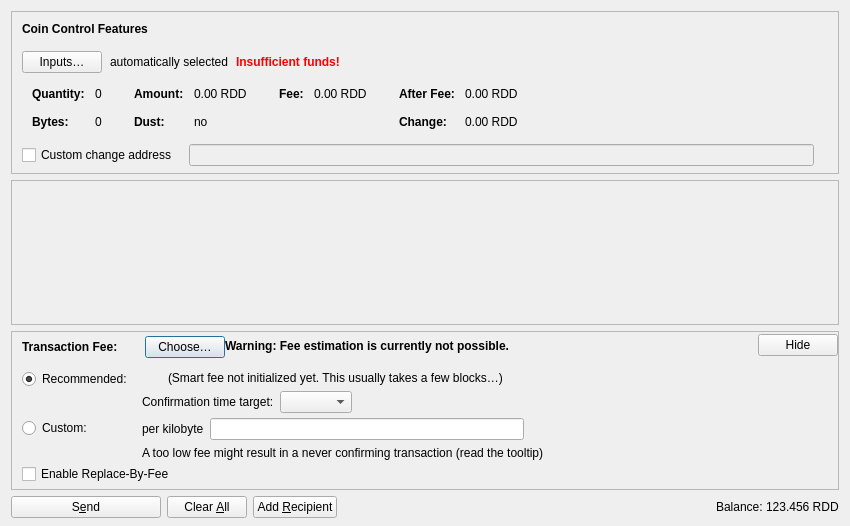
<?xml version="1.0" encoding="UTF-8"?>
<ui version="4.0">
 <class>SendCoinsDialog</class>
 <widget class="QDialog" name="SendCoinsDialog">
  <property name="geometry">
   <rect>
    <x>0</x>
    <y>0</y>
    <width>850</width>
    <height>526</height>
   </rect>
  </property>
  <property name="windowTitle">
   <string>Send Coins</string>
  </property>
  <layout class="QVBoxLayout" name="verticalLayout" stretch="0,1,0,0">
   <property name="bottomMargin">
    <number>8</number>
   </property>
   <item>
    <widget class="QFrame" name="frameCoinControl">
     <property name="sizePolicy">
      <sizepolicy hsizetype="Expanding" vsizetype="Expanding">
       <horstretch>0</horstretch>
       <verstretch>0</verstretch>
      </sizepolicy>
     </property>
     <property name="maximumSize">
      <size>
       <width>16777215</width>
       <height>16777215</height>
      </size>
     </property>
     <property name="frameShape">
      <enum>QFrame::StyledPanel</enum>
     </property>
     <property name="frameShadow">
      <enum>QFrame::Sunken</enum>
     </property>
     <layout class="QVBoxLayout" name="verticalLayoutCoinControl2">
      <property name="spacing">
       <number>0</number>
      </property>
      <property name="leftMargin">
       <number>0</number>
      </property>
      <property name="topMargin">
       <number>0</number>
      </property>
      <property name="rightMargin">
       <number>0</number>
      </property>
      <property name="bottomMargin">
       <number>6</number>
      </property>
      <item>
       <layout class="QVBoxLayout" name="verticalLayoutCoinControl" stretch="0,0,0,0,1">
        <property name="spacing">
         <number>0</number>
        </property>
        <property name="leftMargin">
         <number>10</number>
        </property>
        <property name="topMargin">
         <number>10</number>
        </property>
        <item>
         <layout class="QHBoxLayout" name="horizontalLayoutCoinControl1">
          <property name="bottomMargin">
           <number>15</number>
          </property>
          <item>
           <widget class="QLabel" name="labelCoinControlFeatures">
            <property name="sizePolicy">
             <sizepolicy hsizetype="Preferred" vsizetype="Maximum">
              <horstretch>0</horstretch>
              <verstretch>0</verstretch>
             </sizepolicy>
            </property>
            <property name="font">
             <font>
              <weight>75</weight>
              <bold>true</bold>
             </font>
            </property>
            <property name="styleSheet">
             <string notr="true">font-weight:bold;</string>
            </property>
            <property name="text">
             <string>Coin Control Features</string>
            </property>
           </widget>
          </item>
         </layout>
        </item>
        <item>
         <layout class="QHBoxLayout" name="horizontalLayoutCoinControl2" stretch="0,0,0,0">
          <property name="spacing">
           <number>8</number>
          </property>
          <property name="bottomMargin">
           <number>10</number>
          </property>
          <item>
           <widget class="QPushButton" name="pushButtonCoinControl">
            <property name="styleSheet">
             <string notr="true"/>
            </property>
            <property name="text">
             <string>Inputs…</string>
            </property>
            <property name="autoDefault">
             <bool>false</bool>
            </property>
           </widget>
          </item>
          <item>
           <widget class="QLabel" name="labelCoinControlAutomaticallySelected">
            <property name="text">
             <string>automatically selected</string>
            </property>
            <property name="margin">
             <number>5</number>
            </property>
           </widget>
          </item>
          <item>
           <widget class="QLabel" name="labelCoinControlInsuffFunds">
            <property name="font">
             <font>
              <weight>75</weight>
              <bold>true</bold>
             </font>
            </property>
            <property name="styleSheet">
             <string notr="true">color:red;font-weight:bold;</string>
            </property>
            <property name="text">
             <string>Insufficient funds!</string>
            </property>
            <property name="margin">
             <number>5</number>
            </property>
           </widget>
          </item>
          <item>
           <spacer name="horizontalSpacerCoinControl">
            <property name="orientation">
             <enum>Qt::Horizontal</enum>
            </property>
            <property name="sizeHint" stdset="0">
             <size>
              <width>40</width>
              <height>1</height>
             </size>
            </property>
           </spacer>
          </item>
         </layout>
        </item>
        <item>
         <widget class="QWidget" name="widgetCoinControl" native="true">
          <property name="sizePolicy">
           <sizepolicy hsizetype="Preferred" vsizetype="Preferred">
            <horstretch>0</horstretch>
            <verstretch>0</verstretch>
           </sizepolicy>
          </property>
          <property name="minimumSize">
           <size>
            <width>0</width>
            <height>0</height>
           </size>
          </property>
          <property name="styleSheet">
           <string notr="true"/>
          </property>
          <layout class="QHBoxLayout" name="horizontalLayoutCoinControl5">
           <property name="leftMargin">
            <number>0</number>
           </property>
           <property name="topMargin">
            <number>0</number>
           </property>
           <property name="rightMargin">
            <number>0</number>
           </property>
           <property name="bottomMargin">
            <number>0</number>
           </property>
           <item>
            <layout class="QHBoxLayout" name="horizontalLayoutCoinControl3" stretch="0,0,0,1">
             <property name="spacing">
              <number>20</number>
             </property>
             <property name="topMargin">
              <number>0</number>
             </property>
             <property name="bottomMargin">
              <number>10</number>
             </property>
             <item>
              <layout class="QFormLayout" name="formLayoutCoinControl1">
               <property name="horizontalSpacing">
                <number>10</number>
               </property>
               <property name="verticalSpacing">
                <number>14</number>
               </property>
               <property name="leftMargin">
                <number>10</number>
               </property>
               <property name="topMargin">
                <number>4</number>
               </property>
               <property name="rightMargin">
                <number>6</number>
               </property>
               <item row="0" column="0">
                <widget class="QLabel" name="labelCoinControlQuantityText">
                 <property name="font">
                  <font>
                   <weight>75</weight>
                   <bold>true</bold>
                  </font>
                 </property>
                 <property name="text">
                  <string>Quantity:</string>
                 </property>
                 <property name="margin">
                  <number>0</number>
                 </property>
                </widget>
               </item>
               <item row="0" column="1">
                <widget class="QLabel" name="labelCoinControlQuantity">
                 <property name="cursor">
                  <cursorShape>IBeamCursor</cursorShape>
                 </property>
                 <property name="contextMenuPolicy">
                  <enum>Qt::ActionsContextMenu</enum>
                 </property>
                 <property name="text">
                  <string notr="true">0</string>
                 </property>
                 <property name="margin">
                  <number>0</number>
                 </property>
                 <property name="textInteractionFlags">
                  <set>Qt::LinksAccessibleByMouse|Qt::TextSelectableByKeyboard|Qt::TextSelectableByMouse</set>
                 </property>
                </widget>
               </item>
               <item row="1" column="0">
                <widget class="QLabel" name="labelCoinControlBytesText">
                 <property name="font">
                  <font>
                   <weight>75</weight>
                   <bold>true</bold>
                  </font>
                 </property>
                 <property name="text">
                  <string>Bytes:</string>
                 </property>
                </widget>
               </item>
               <item row="1" column="1">
                <widget class="QLabel" name="labelCoinControlBytes">
                 <property name="cursor">
                  <cursorShape>IBeamCursor</cursorShape>
                 </property>
                 <property name="contextMenuPolicy">
                  <enum>Qt::ActionsContextMenu</enum>
                 </property>
                 <property name="text">
                  <string notr="true">0</string>
                 </property>
                 <property name="textInteractionFlags">
                  <set>Qt::LinksAccessibleByMouse|Qt::TextSelectableByKeyboard|Qt::TextSelectableByMouse</set>
                 </property>
                </widget>
               </item>
              </layout>
             </item>
             <item>
              <layout class="QFormLayout" name="formLayoutCoinControl2">
               <property name="horizontalSpacing">
                <number>10</number>
               </property>
               <property name="verticalSpacing">
                <number>14</number>
               </property>
               <property name="leftMargin">
                <number>6</number>
               </property>
               <property name="topMargin">
                <number>4</number>
               </property>
               <property name="rightMargin">
                <number>6</number>
               </property>
               <item row="0" column="0">
                <widget class="QLabel" name="labelCoinControlAmountText">
                 <property name="font">
                  <font>
                   <weight>75</weight>
                   <bold>true</bold>
                  </font>
                 </property>
                 <property name="text">
                  <string>Amount:</string>
                 </property>
                 <property name="margin">
                  <number>0</number>
                 </property>
                </widget>
               </item>
               <item row="0" column="1">
                <widget class="QLabel" name="labelCoinControlAmount">
                 <property name="cursor">
                  <cursorShape>IBeamCursor</cursorShape>
                 </property>
                 <property name="contextMenuPolicy">
                  <enum>Qt::ActionsContextMenu</enum>
                 </property>
                 <property name="text">
                  <string notr="true">0.00 RDD</string>
                 </property>
                 <property name="textInteractionFlags">
                  <set>Qt::LinksAccessibleByMouse|Qt::TextSelectableByKeyboard|Qt::TextSelectableByMouse</set>
                 </property>
                </widget>
               </item>
               <item row="1" column="0">
                <widget class="QLabel" name="labelCoinControlLowOutputText">
                 <property name="font">
                  <font>
                   <weight>75</weight>
                   <bold>true</bold>
                  </font>
                 </property>
                 <property name="text">
                  <string>Dust:</string>
                 </property>
                </widget>
               </item>
               <item row="1" column="1">
                <widget class="QLabel" name="labelCoinControlLowOutput">
                 <property name="cursor">
                  <cursorShape>IBeamCursor</cursorShape>
                 </property>
                 <property name="contextMenuPolicy">
                  <enum>Qt::ActionsContextMenu</enum>
                 </property>
                 <property name="text">
                  <string notr="true">no</string>
                 </property>
                 <property name="textInteractionFlags">
                  <set>Qt::LinksAccessibleByMouse|Qt::TextSelectableByKeyboard|Qt::TextSelectableByMouse</set>
                 </property>
                </widget>
               </item>
              </layout>
             </item>
             <item>
              <layout class="QFormLayout" name="formLayoutCoinControl3">
               <property name="horizontalSpacing">
                <number>10</number>
               </property>
               <property name="verticalSpacing">
                <number>14</number>
               </property>
               <property name="leftMargin">
                <number>6</number>
               </property>
               <property name="topMargin">
                <number>4</number>
               </property>
               <property name="rightMargin">
                <number>6</number>
               </property>
               <item row="0" column="0">
                <widget class="QLabel" name="labelCoinControlFeeText">
                 <property name="font">
                  <font>
                   <weight>75</weight>
                   <bold>true</bold>
                  </font>
                 </property>
                 <property name="text">
                  <string>Fee:</string>
                 </property>
                 <property name="margin">
                  <number>0</number>
                 </property>
                </widget>
               </item>
               <item row="0" column="1">
                <widget class="QLabel" name="labelCoinControlFee">
                 <property name="cursor">
                  <cursorShape>IBeamCursor</cursorShape>
                 </property>
                 <property name="contextMenuPolicy">
                  <enum>Qt::ActionsContextMenu</enum>
                 </property>
                 <property name="text">
                  <string notr="true">0.00 RDD</string>
                 </property>
                 <property name="textInteractionFlags">
                  <set>Qt::LinksAccessibleByMouse|Qt::TextSelectableByKeyboard|Qt::TextSelectableByMouse</set>
                 </property>
                </widget>
               </item>
              </layout>
             </item>
             <item>
              <layout class="QFormLayout" name="formLayoutCoinControl4">
               <property name="horizontalSpacing">
                <number>10</number>
               </property>
               <property name="verticalSpacing">
                <number>14</number>
               </property>
               <property name="leftMargin">
                <number>6</number>
               </property>
               <property name="topMargin">
                <number>4</number>
               </property>
               <property name="rightMargin">
                <number>6</number>
               </property>
               <item row="0" column="0">
                <widget class="QLabel" name="labelCoinControlAfterFeeText">
                 <property name="font">
                  <font>
                   <weight>75</weight>
                   <bold>true</bold>
                  </font>
                 </property>
                 <property name="text">
                  <string>After Fee:</string>
                 </property>
                 <property name="margin">
                  <number>0</number>
                 </property>
                </widget>
               </item>
               <item row="0" column="1">
                <widget class="QLabel" name="labelCoinControlAfterFee">
                 <property name="cursor">
                  <cursorShape>IBeamCursor</cursorShape>
                 </property>
                 <property name="contextMenuPolicy">
                  <enum>Qt::ActionsContextMenu</enum>
                 </property>
                 <property name="text">
                  <string notr="true">0.00 RDD</string>
                 </property>
                 <property name="textInteractionFlags">
                  <set>Qt::LinksAccessibleByMouse|Qt::TextSelectableByKeyboard|Qt::TextSelectableByMouse</set>
                 </property>
                </widget>
               </item>
               <item row="1" column="0">
                <widget class="QLabel" name="labelCoinControlChangeText">
                 <property name="font">
                  <font>
                   <weight>75</weight>
                   <bold>true</bold>
                  </font>
                 </property>
                 <property name="text">
                  <string>Change:</string>
                 </property>
                </widget>
               </item>
               <item row="1" column="1">
                <widget class="QLabel" name="labelCoinControlChange">
                 <property name="cursor">
                  <cursorShape>IBeamCursor</cursorShape>
                 </property>
                 <property name="contextMenuPolicy">
                  <enum>Qt::ActionsContextMenu</enum>
                 </property>
                 <property name="text">
                  <string notr="true">0.00 RDD</string>
                 </property>
                 <property name="textInteractionFlags">
                  <set>Qt::LinksAccessibleByMouse|Qt::TextSelectableByKeyboard|Qt::TextSelectableByMouse</set>
                 </property>
                </widget>
               </item>
              </layout>
             </item>
            </layout>
           </item>
          </layout>
         </widget>
        </item>
        <item>
         <layout class="QHBoxLayout" name="horizontalLayoutCoinControl4" stretch="0,0,0">
          <property name="spacing">
           <number>12</number>
          </property>
          <property name="sizeConstraint">
           <enum>QLayout::SetDefaultConstraint</enum>
          </property>
          <property name="topMargin">
           <number>5</number>
          </property>
          <property name="rightMargin">
           <number>5</number>
          </property>
          <item>
           <widget class="QCheckBox" name="checkBoxCoinControlChange">
            <property name="toolTip">
             <string>If this is activated, but the change address is empty or invalid, change will be sent to a newly generated address.</string>
            </property>
            <property name="text">
             <string>Custom change address</string>
            </property>
           </widget>
          </item>
          <item>
           <widget class="QValidatedLineEdit" name="lineEditCoinControlChange">
            <property name="enabled">
             <bool>false</bool>
            </property>
            <property name="sizePolicy">
             <sizepolicy hsizetype="Expanding" vsizetype="Fixed">
              <horstretch>0</horstretch>
              <verstretch>0</verstretch>
             </sizepolicy>
            </property>
           </widget>
          </item>
          <item>
           <widget class="QLabel" name="labelCoinControlChangeLabel">
            <property name="sizePolicy">
             <sizepolicy hsizetype="Preferred" vsizetype="Expanding">
              <horstretch>0</horstretch>
              <verstretch>0</verstretch>
             </sizepolicy>
            </property>
            <property name="minimumSize">
             <size>
              <width>0</width>
              <height>0</height>
             </size>
            </property>
            <property name="text">
             <string/>
            </property>
            <property name="margin">
             <number>3</number>
            </property>
           </widget>
          </item>
         </layout>
        </item>
        <item>
         <spacer name="verticalSpacerCoinControl">
          <property name="orientation">
           <enum>Qt::Vertical</enum>
          </property>
          <property name="sizeHint" stdset="0">
           <size>
            <width>800</width>
            <height>1</height>
           </size>
          </property>
         </spacer>
        </item>
       </layout>
      </item>
     </layout>
    </widget>
   </item>
   <item>
    <widget class="QScrollArea" name="scrollArea">
     <property name="widgetResizable">
      <bool>true</bool>
     </property>
     <widget class="QWidget" name="scrollAreaWidgetContents">
      <property name="geometry">
       <rect>
        <x>0</x>
        <y>0</y>
        <width>830</width>
        <height>104</height>
       </rect>
      </property>
      <layout class="QVBoxLayout" name="verticalLayout_2" stretch="0,1">
       <property name="leftMargin">
        <number>0</number>
       </property>
       <property name="topMargin">
        <number>0</number>
       </property>
       <property name="rightMargin">
        <number>0</number>
       </property>
       <property name="bottomMargin">
        <number>0</number>
       </property>
       <item>
        <layout class="QVBoxLayout" name="entries">
         <property name="spacing">
          <number>6</number>
         </property>
        </layout>
       </item>
       <item>
        <spacer name="verticalSpacer">
         <property name="orientation">
          <enum>Qt::Vertical</enum>
         </property>
         <property name="sizeHint" stdset="0">
          <size>
           <width>20</width>
           <height>40</height>
          </size>
         </property>
        </spacer>
       </item>
      </layout>
     </widget>
    </widget>
   </item>
   <item>
    <widget class="QFrame" name="frameFee">
     <property name="sizePolicy">
      <sizepolicy hsizetype="Expanding" vsizetype="Expanding">
       <horstretch>0</horstretch>
       <verstretch>0</verstretch>
      </sizepolicy>
     </property>
     <property name="maximumSize">
      <size>
       <width>16777215</width>
       <height>16777215</height>
      </size>
     </property>
     <property name="frameShape">
      <enum>QFrame::StyledPanel</enum>
     </property>
     <property name="frameShadow">
      <enum>QFrame::Sunken</enum>
     </property>
     <layout class="QVBoxLayout" name="verticalLayoutFee1">
      <property name="spacing">
       <number>0</number>
      </property>
      <property name="leftMargin">
       <number>0</number>
      </property>
      <property name="topMargin">
       <number>0</number>
      </property>
      <property name="rightMargin">
       <number>0</number>
      </property>
      <property name="bottomMargin">
       <number>0</number>
      </property>
      <item>
       <layout class="QVBoxLayout" name="verticalLayoutFee2" stretch="0,0,0">
        <property name="spacing">
         <number>0</number>
        </property>
        <property name="leftMargin">
         <number>10</number>
        </property>
        <property name="topMargin">
         <number>0</number>
        </property>
        <item>
         <layout class="QHBoxLayout" name="horizontalLayoutFee1">
          <property name="bottomMargin">
           <number>0</number>
          </property>
          <item>
           <layout class="QVBoxLayout" name="verticalLayoutFee7">
            <property name="spacing">
             <number>0</number>
            </property>
            <item>
             <spacer name="verticalSpacerSmartFee">
              <property name="orientation">
               <enum>Qt::Vertical</enum>
              </property>
              <property name="sizeType">
               <enum>QSizePolicy::Fixed</enum>
              </property>
              <property name="sizeHint" stdset="0">
               <size>
                <width>1</width>
                <height>4</height>
               </size>
              </property>
             </spacer>
            </item>
            <item>
             <layout class="QHBoxLayout" name="horizontalLayoutSmartFee">
              <property name="spacing">
               <number>10</number>
              </property>
              <item>
               <widget class="QLabel" name="labelFeeHeadline">
                <property name="sizePolicy">
                 <sizepolicy hsizetype="Preferred" vsizetype="Maximum">
                  <horstretch>0</horstretch>
                  <verstretch>0</verstretch>
                 </sizepolicy>
                </property>
                <property name="font">
                 <font>
                  <weight>75</weight>
                  <bold>true</bold>
                 </font>
                </property>
                <property name="styleSheet">
                 <string notr="true">font-weight:bold;</string>
                </property>
                <property name="text">
                 <string>Transaction Fee:</string>
                </property>
               </widget>
              </item>
              <item>
               <widget class="QLabel" name="labelFeeMinimized">
                <property name="text">
                 <string/>
                </property>
               </widget>
              </item>
              <item>
               <widget class="QPushButton" name="buttonChooseFee">
                <property name="text">
                 <string>Choose…</string>
                </property>
               </widget>
              </item>
             </layout>
            </item>
            <item>
             <spacer name="verticalSpacer_5">
              <property name="orientation">
               <enum>Qt::Vertical</enum>
              </property>
              <property name="sizeHint" stdset="0">
               <size>
                <width>1</width>
                <height>1</height>
               </size>
              </property>
             </spacer>
            </item>
           </layout>
          </item>
          <item>
           <widget class="QLabel" name="fallbackFeeWarningLabel">
            <property name="toolTip">
             <string>Using the fallbackfee can result in sending a transaction that will take several hours or days (or never) to confirm. Consider choosing your fee manually or wait until you have validated the complete chain.</string>
            </property>
            <property name="font">
            <font>
                <weight>75</weight>
                <bold>true</bold>
            </font>
            </property>
            <property name="text">
             <string>Warning: Fee estimation is currently not possible.</string>
            </property>
            <property name="wordWrap">
             <bool>false</bool>
            </property>
           </widget>
          </item>
          <item>
           <spacer name="horizontalSpacer_4">
            <property name="orientation">
             <enum>Qt::Horizontal</enum>
            </property>
            <property name="sizeType">
             <enum>QSizePolicy::MinimumExpanding</enum>
            </property>
            <property name="sizeHint" stdset="0">
             <size>
              <width>40</width>
              <height>20</height>
             </size>
            </property>
           </spacer>
          </item>
          <item>
           <widget class="QPushButton" name="buttonMinimizeFee">
            <property name="toolTip">
             <string>Hide transaction fee settings</string>
            </property>
            <property name="text">
             <string>Hide</string>
            </property>
           </widget>
          </item>
         </layout>
        </item>
        <item>
         <widget class="QFrame" name="frameFeeSelection">
          <layout class="QVBoxLayout" name="verticalLayoutFee12">
           <property name="spacing">
            <number>0</number>
           </property>
           <property name="leftMargin">
            <number>0</number>
           </property>
           <property name="topMargin">
            <number>0</number>
           </property>
           <property name="rightMargin">
            <number>0</number>
           </property>
           <property name="bottomMargin">
            <number>0</number>
           </property>
           <item>
            <layout class="QGridLayout" name="gridLayoutFee">
             <property name="topMargin">
              <number>10</number>
             </property>
             <property name="bottomMargin">
              <number>4</number>
             </property>
             <property name="horizontalSpacing">
              <number>10</number>
             </property>
             <property name="verticalSpacing">
              <number>4</number>
             </property>
             <item row="1" column="1">
              <layout class="QVBoxLayout" name="verticalLayoutFee8">
               <property name="spacing">
                <number>6</number>
               </property>
               <item>
                <layout class="QHBoxLayout" name="horizontalLayoutFee13">
                 <item>
                  <widget class="QLabel" name="labelCustomPerKilobyte">
                   <property name="toolTip">
                    <string>Specify a custom fee per kB (1,000 bytes) of the transaction's virtual size.

Note:  Since the fee is calculated on a per-byte basis, a fee rate of "100 satoshis per kvB" for a transaction size of 500 virtual bytes (half of 1 kvB) would ultimately yield a fee of only 50 satoshis.</string>
                   </property>
                   <property name="text">
                    <string>per kilobyte</string>
                   </property>
                  </widget>
                 </item>
                 <item>
                  <widget class="BitcoinAmountField" name="customFee"/>
                 </item>
                 <item>
                  <spacer name="horizontalSpacer_6">
                   <property name="orientation">
                    <enum>Qt::Horizontal</enum>
                   </property>
                   <property name="sizeHint" stdset="0">
                    <size>
                     <width>1</width>
                     <height>1</height>
                    </size>
                   </property>
                  </spacer>
                 </item>
                </layout>
               </item>
               <item>
                <layout class="QHBoxLayout" name="horizontalLayoutFee8">
                 <item>
                  <widget class="QLabel" name="labelCustomFeeWarning">
                   <property name="enabled">
                    <bool>true</bool>
                   </property>
                   <property name="toolTip">
                    <string>When there is less transaction volume than space in the blocks, miners as well as relaying nodes may enforce a minimum fee. Paying only this minimum fee is just fine, but be aware that this can result in a never confirming transaction once there is more demand for reddcoin transactions than the network can process.</string>
                   </property>
                   <property name="text">
                    <string>A too low fee might result in a never confirming transaction (read the tooltip)</string>
                   </property>
                  </widget>
                 </item>
                 <item>
                  <spacer name="horizontalSpacer_2">
                   <property name="orientation">
                    <enum>Qt::Horizontal</enum>
                   </property>
                   <property name="sizeHint" stdset="0">
                    <size>
                     <width>1</width>
                     <height>1</height>
                    </size>
                   </property>
                  </spacer>
                 </item>
                </layout>
               </item>
              </layout>
             </item>
             <item row="0" column="0">
              <layout class="QVBoxLayout" name="verticalLayoutFee4" stretch="0,1">
               <item>
                <widget class="QRadioButton" name="radioSmartFee">
                 <property name="text">
                  <string>Recommended:</string>
                 </property>
                 <property name="checked">
                  <bool>true</bool>
                 </property>
                 <attribute name="buttonGroup">
                  <string notr="true">groupFee</string>
                 </attribute>
                </widget>
               </item>
               <item>
                <spacer name="verticalSpacer_2">
                 <property name="orientation">
                  <enum>Qt::Vertical</enum>
                 </property>
                 <property name="sizeHint" stdset="0">
                  <size>
                   <width>1</width>
                   <height>1</height>
                  </size>
                 </property>
                </spacer>
               </item>
              </layout>
             </item>
             <item row="1" column="0">
              <layout class="QVBoxLayout" name="verticalLayoutFee9" stretch="0,1">
               <item>
                <widget class="QRadioButton" name="radioCustomFee">
                 <property name="text">
                  <string>Custom:</string>
                 </property>
                 <attribute name="buttonGroup">
                  <string notr="true">groupFee</string>
                 </attribute>
                </widget>
               </item>
               <item>
                <spacer name="verticalSpacer_6">
                 <property name="orientation">
                  <enum>Qt::Vertical</enum>
                 </property>
                 <property name="sizeHint" stdset="0">
                  <size>
                   <width>1</width>
                   <height>1</height>
                  </size>
                 </property>
                </spacer>
               </item>
              </layout>
             </item>
             <item row="0" column="1">
              <layout class="QVBoxLayout" name="verticalLayoutFee3" stretch="0,0,1">
               <property name="spacing">
                <number>6</number>
               </property>
               <property name="topMargin">
                <number>2</number>
               </property>
               <item>
                <layout class="QHBoxLayout" name="horizontalLayoutFee12">
                 <item>
                  <widget class="QLabel" name="labelSmartFee">
                   <property name="text">
                    <string/>
                   </property>
                  </widget>
                 </item>
                 <item>
                  <widget class="QLabel" name="labelFeeEstimation">
                   <property name="text">
                    <string/>
                   </property>
                  </widget>
                 </item>
                 <item>
                  <widget class="QLabel" name="labelSmartFee2">
                   <property name="text">
                    <string>(Smart fee not initialized yet. This usually takes a few blocks…)</string>
                   </property>
                  </widget>
                 </item>
                 <item>
                  <spacer name="horizontalSpacer_5">
                   <property name="orientation">
                    <enum>Qt::Horizontal</enum>
                   </property>
                   <property name="sizeHint" stdset="0">
                    <size>
                     <width>1</width>
                     <height>1</height>
                    </size>
                   </property>
                  </spacer>
                 </item>
                </layout>
               </item>
               <item>
                <layout class="QHBoxLayout" name="horizontalLayoutFee9">
                 <item>
                  <layout class="QVBoxLayout" name="verticalLayoutFee6">
                   <item>
                    <widget class="QLabel" name="labelSmartFee3">
                     <property name="text">
                      <string>Confirmation time target:</string>
                     </property>
                    </widget>
                   </item>
                  </layout>
                 </item>
                 <item>
                  <layout class="QVBoxLayout" name="verticalLayoutFee5">
                   <property name="rightMargin">
                    <number>30</number>
                   </property>
                   <item>
                    <layout class="QHBoxLayout" name="horizontalLayoutConfTarget">
                     <property name="bottomMargin">
                      <number>0</number>
                     </property>
                     <item>
                      <widget class="QComboBox" name="confTargetSelector"/>
                     </item>
                     <item>
                      <spacer name="horizontalSpacerConfTarget">
                       <property name="orientation">
                        <enum>Qt::Horizontal</enum>
                       </property>
                       <property name="sizeHint" stdset="0">
                        <size>
                         <width>40</width>
                         <height>20</height>
                        </size>
                       </property>
                      </spacer>
                     </item>
                    </layout>
                   </item>
                  </layout>
                 </item>
                </layout>
               </item>
               <item>
                <spacer name="verticalSpacer_4">
                 <property name="orientation">
                  <enum>Qt::Vertical</enum>
                 </property>
                 <property name="sizeHint" stdset="0">
                  <size>
                   <width>1</width>
                   <height>1</height>
                  </size>
                 </property>
                </spacer>
               </item>
              </layout>
             </item>
            </layout>
           </item>
           <item>
            <widget class="QCheckBox" name="optInRBF">
             <property name="text">
              <string>Enable Replace-By-Fee</string>
             </property>
             <property name="toolTip">
              <string>With Replace-By-Fee (BIP-125) you can increase a transaction's fee after it is sent. Without this, a higher fee may be recommended to compensate for increased transaction delay risk.</string>
             </property>
            </widget>
           </item>
          </layout>
         </widget>
        </item>
        <item>
         <spacer name="verticalSpacerFee">
          <property name="orientation">
           <enum>Qt::Vertical</enum>
          </property>
          <property name="sizeHint" stdset="0">
           <size>
            <width>40</width>
            <height>5</height>
           </size>
          </property>
         </spacer>
        </item>
       </layout>
      </item>
     </layout>
    </widget>
   </item>
   <item>
    <layout class="QHBoxLayout" name="horizontalLayout">
     <item>
      <widget class="QPushButton" name="sendButton">
       <property name="minimumSize">
        <size>
         <width>150</width>
         <height>0</height>
        </size>
       </property>
       <property name="toolTip">
        <string>Confirm the send action</string>
       </property>
       <property name="text">
        <string>S&amp;end</string>
       </property>
       <property name="icon">
        <iconset resource="../bitcoin.qrc">
         <normaloff>:/icons/send</normaloff>:/icons/send</iconset>
       </property>
       <property name="autoDefault">
        <bool>false</bool>
       </property>
       <property name="default">
        <bool>false</bool>
       </property>
      </widget>
     </item>
     <item>
      <widget class="QPushButton" name="clearButton">
       <property name="sizePolicy">
        <sizepolicy hsizetype="Minimum" vsizetype="Fixed">
         <horstretch>0</horstretch>
         <verstretch>0</verstretch>
        </sizepolicy>
       </property>
       <property name="toolTip">
        <string>Clear all fields of the form.</string>
       </property>
       <property name="text">
        <string>Clear &amp;All</string>
       </property>
       <property name="icon">
        <iconset resource="../bitcoin.qrc">
         <normaloff>:/icons/remove</normaloff>:/icons/remove</iconset>
       </property>
       <property name="autoDefault">
        <bool>false</bool>
       </property>
      </widget>
     </item>
     <item>
      <widget class="QPushButton" name="addButton">
       <property name="toolTip">
        <string>Send to multiple recipients at once</string>
       </property>
       <property name="text">
        <string>Add &amp;Recipient</string>
       </property>
       <property name="icon">
        <iconset resource="../bitcoin.qrc">
         <normaloff>:/icons/add</normaloff>:/icons/add</iconset>
       </property>
       <property name="autoDefault">
        <bool>false</bool>
       </property>
      </widget>
     </item>
     <item>
      <spacer name="horizontalSpacer">
       <property name="orientation">
        <enum>Qt::Horizontal</enum>
       </property>
       <property name="sizeHint" stdset="0">
        <size>
         <width>40</width>
         <height>20</height>
        </size>
       </property>
      </spacer>
     </item>
     <item>
      <layout class="QHBoxLayout" name="horizontalLayout_2">
       <property name="spacing">
        <number>3</number>
       </property>
       <item>
        <widget class="QLabel" name="labelBalanceName">
         <property name="sizePolicy">
          <sizepolicy hsizetype="Preferred" vsizetype="Fixed">
           <horstretch>0</horstretch>
           <verstretch>0</verstretch>
          </sizepolicy>
         </property>
         <property name="text">
          <string>Balance:</string>
         </property>
        </widget>
       </item>
       <item>
        <widget class="QLabel" name="labelBalance">
         <property name="sizePolicy">
          <sizepolicy hsizetype="Preferred" vsizetype="Fixed">
           <horstretch>0</horstretch>
           <verstretch>0</verstretch>
          </sizepolicy>
         </property>
         <property name="cursor">
          <cursorShape>IBeamCursor</cursorShape>
         </property>
         <property name="text">
          <string notr="true">123.456 RDD</string>
         </property>
         <property name="textInteractionFlags">
          <set>Qt::LinksAccessibleByMouse|Qt::TextSelectableByKeyboard|Qt::TextSelectableByMouse</set>
         </property>
        </widget>
       </item>
      </layout>
     </item>
    </layout>
   </item>
  </layout>
 </widget>
 <customwidgets>
  <customwidget>
   <class>QValidatedLineEdit</class>
   <extends>QLineEdit</extends>
   <header>qt/qvalidatedlineedit.h</header>
  </customwidget>
  <customwidget>
   <class>BitcoinAmountField</class>
   <extends>QLineEdit</extends>
   <header>qt/bitcoinamountfield.h</header>
   <container>1</container>
  </customwidget>
 </customwidgets>
 <resources>
  <include location="../bitcoin.qrc"/>
 </resources>
 <connections/>
 <buttongroups>
  <buttongroup name="groupFee"/>
 </buttongroups>
</ui>
